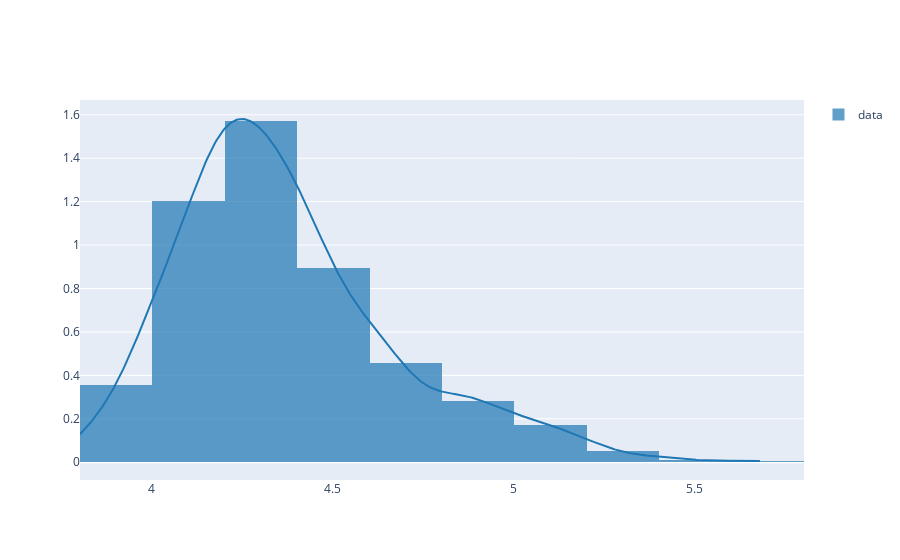

The cell this chart's notebook holds for it:
### Code cell
import numpy as np

ff.create_distplot(
    [tagged_df.planned_service_time_sum_log, ],
    ['data'],
    show_rug=False,
    bin_size=0.2
)

### Figure 1 — Plotly figure (JSON) as saved in the notebook; plotly's stock layout.template omitted (floating-point values rounded to 4 significant figures; data arrays with more than 128 entries replaced by an {"elided": "..."} marker saying what was removed)
{"data": [{"autobinx": false, "histnorm": "probability density", "legendgroup": "data", "marker": {"color": "rgb(31, 119, 180)"}, "name": "data", "opacity": 0.7, "type": "histogram", "x": {"elided": "1066 float values"}, "xaxis": "x", "xbins": {"end": 5.686, "size": 0.2, "start": 3.804}, "yaxis": "y"}, {"legendgroup": "data", "marker": {"color": "rgb(31, 119, 180)"}, "mode": "lines", "name": "data", "showlegend": false, "type": "scatter", "x": {"elided": "500 float values"}, "xaxis": "x", "y": {"elided": "500 float values"}, "yaxis": "y"}], "layout": {"barmode": "overlay", "hovermode": "closest", "legend": {"traceorder": "reversed"}, "xaxis": {"anchor": "y2", "domain": [0, 1], "zeroline": false}, "yaxis": {"anchor": "free", "domain": [0, 1], "position": 0}}}
